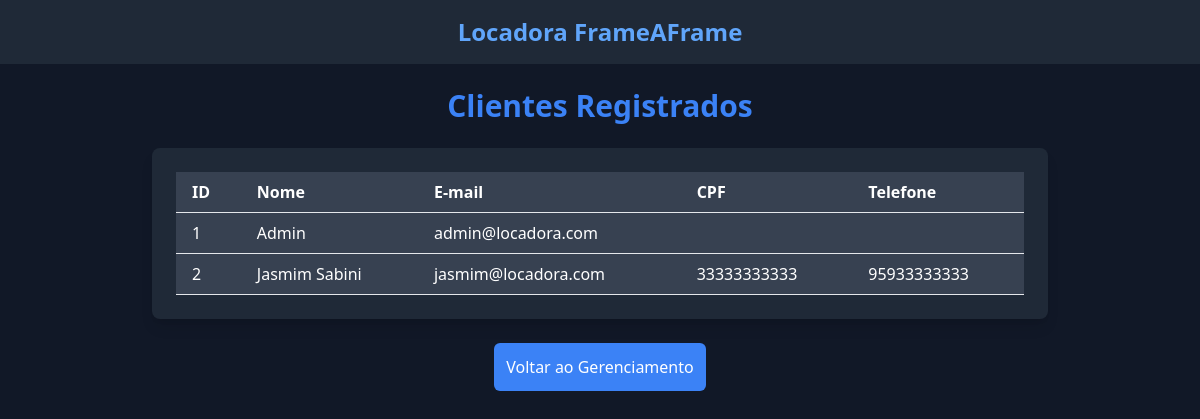
Page /relatorios/clientes (signed in) on the committed database.
### app/models.py (models this page shows, shortened)
class Usuario(db.Model, UserMixin):
    id = db.Column(db.Integer, primary_key=True)
    nome = db.Column(db.String(100), nullable=False)
    email = db.Column(db.String(120), unique=True, nullable=False)
    senha_hash = db.Column(db.String(256), nullable=False)
    is_admin = db.Column(db.Boolean, default=False)
    cliente = db.relationship(
        "Cliente", back_populates="usuario", uselist=False)

class Cliente(db.Model):
    id = db.Column(db.Integer, primary_key=True)
    usuario_id = db.Column(db.Integer, db.ForeignKey(
        "usuario.id"), nullable=False, unique=True)
    cpf = db.Column(db.String(11), unique=True, nullable=False)
    telefone = db.Column(db.String(20))
    usuario = db.relationship("Usuario", back_populates="cliente")
    locacoes = db.relationship("Locacao", backref="cliente", lazy="dynamic")

### app/routes/relatorios.py (the view)
@relatorios_bp.route("/relatorios/clientes")
@login_required
def listar_clientes():
    if current_user.is_admin:
        usuarios = Usuario.query.all()
        return render_template("relatorios_clientes.html", usuarios=usuarios)
    else:
        return "Você não tem permissão para acessar esta página.", 403

### app/__init__.py (called while the page is built)
@login_manager.user_loader
def load_user(user_id):
    from app.models import Usuario
    return Usuario.query.get(int(user_id))

### app/templates/relatorios_clientes.html (shortened to what this page needs)
{% extends "base.html" %}
{% block content %}
<div class="flex flex-col items-center min-h-screen">
    <h1 class="text-3xl font-bold text-blue-500 mb-6">Clientes Registrados</h1>
    <div class="w-full max-w-4xl bg-gray-800 p-6 rounded-lg shadow-lg">
        {% if usuarios %}
        <table class="w-full text-white">
            <thead>
                <tr class="bg-gray-700">
                    <th class="py-2 px-4 border-b text-left">ID</th>
                    <th class="py-2 px-4 border-b text-left">Nome</th>
                    <th class="py-2 px-4 border-b text-left">E-mail</th>
                    <th class="py-2 px-4 border-b text-left">CPF</th>
                    <th class="py-2 px-4 border-b text-left">Telefone</th>
                </tr>
            </thead>
            <tbody>
                {% for usuario in usuarios %}
                <tr class="bg-gray-700 hover:bg-gray-600">
                    <td class="py-2 px-4 border-b">{{ usuario.id }}</td>
                    <td class="py-2 px-4 border-b">{{ usuario.nome }}</td>
                    <td class="py-2 px-4 border-b">{{ usuario.email }}</td>
                    <td class="py-2 px-4 border-b">{{ usuario.cliente.cpf }}</td>
                    <td class="py-2 px-4 border-b">{{ usuario.cliente.telefone }}</td>
                </tr>
                {% endfor %}
            </tbody>
        </table>
        {% else %}
        <p class="text-gray-400 text-center">Nenhum cliente registrado no momento.</p>
        {% endif %}
    </div>
    <a href="{{ url_for('relatorios.hub') }}"
        class="mt-6 block bg-blue-500 text-white p-3 rounded-md hover:bg-blue-600">
        Voltar ao Gerenciamento
    </a>
</div>
{% endblock %}

### rows in the picture
Usuario: id "1", nome "Admin", email "admin@locadora.com"
Usuario: id "2", nome "Jasmim Sabini", email "jasmim@locadora.com", cliente.cpf "33333333333", cliente.telefone "95933333333"
